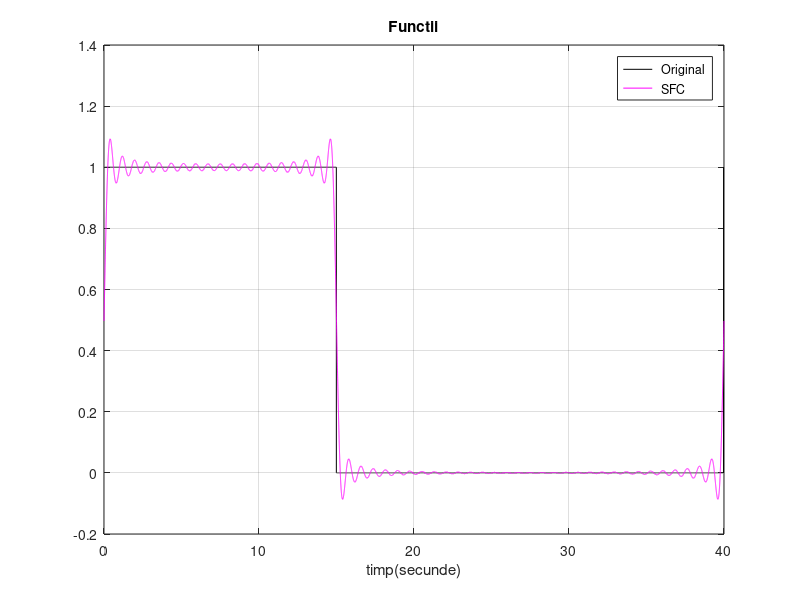
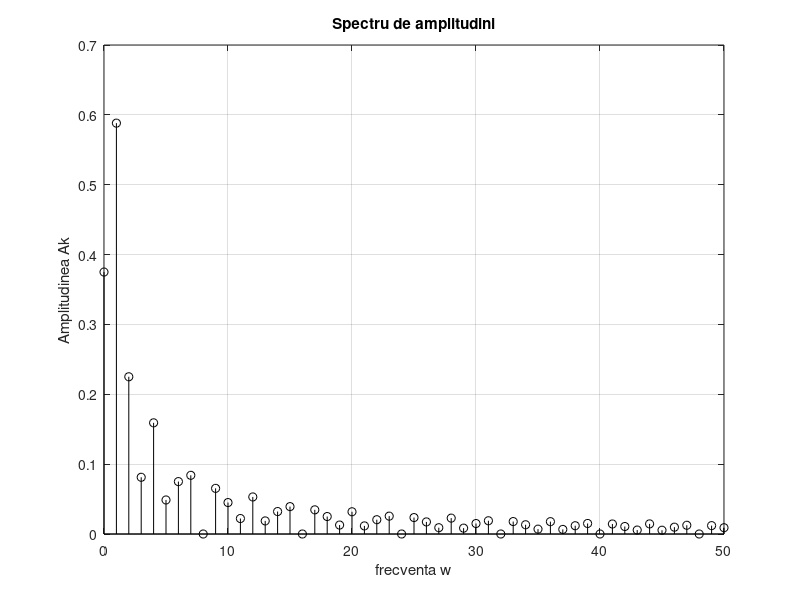

Source code (MATLAB) for these figures, in order:
t=0:0.001:40;
T=40;
% Original Function
x=(square(t/(2.025*pi), 15/40*100)+1)/2;
plot(t,x,'k'), grid;

% Fourier Series 
N=50;
Ckw=zeros(size(t));
SFC=zeros(size(t));
Ak=zeros(size(N));
w=2*pi/40;
 for k = 1:N
     Ckw=i*((-1)^((-15*k*w)/pi)-1)/(T*k*w); %coeficientii seriei fourier complexe
     Ak(k+1)=2*abs(Ckw);
     SFC=SFC+Ckw.*exp(j*k*w*t)*2+3/8*1/N; %Componenta continua = +3/8*1/N
 end 
 
 hold on,
 plot(t,SFC,'m'),  title ('Functii'), xlabel('timp(secunde)');
 legend(' Original ',' SFC');
 
figure
Ak(1)=3/8;
stem([0:N],Ak,'k'), grid, title('Spectru de amplitudini'), xlabel('frecventa w'), ylabel('Amplitudinea Ak');
